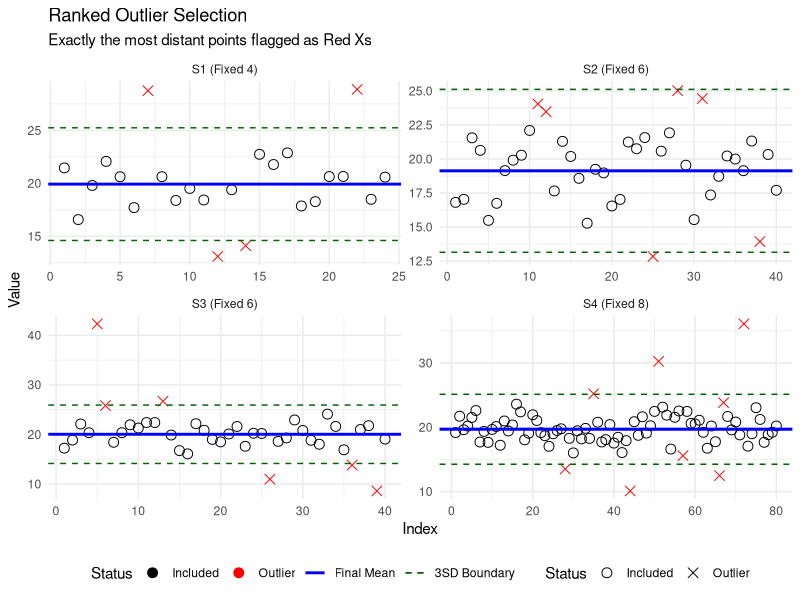
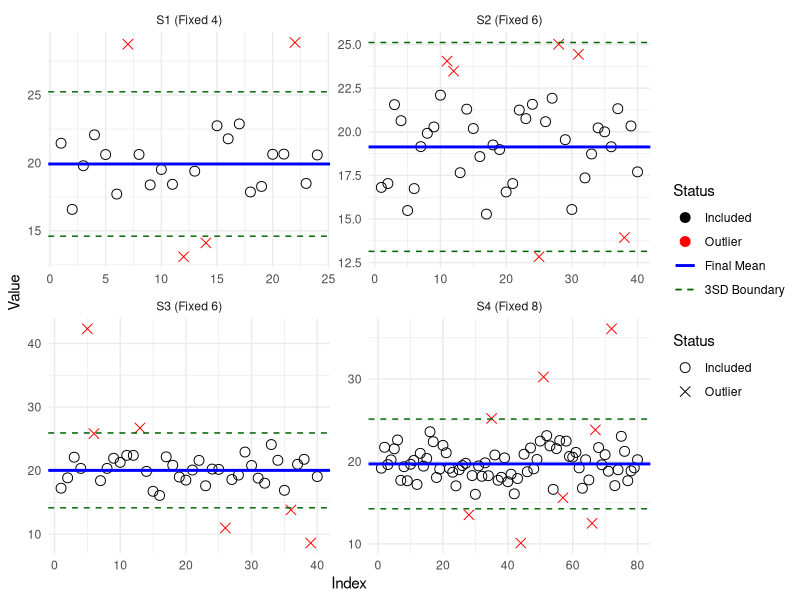

Recreate these plots in R, in order.
library(ggplot2)
library(dplyr)

# --- 1. DATA ENTRY ---
s1 <- c(21.45377027, 16.57696716, 19.79551511, 22.06938602, 20.61887273, 17.70585979, 28.74612535, 20.62571719, 18.38100261, 19.51710592, 18.42543439, 13.09077742, 19.39311815, 14.11143168, 22.74059708, 21.77679126, 22.87676059, 17.86225908, 18.27024017, 20.63841348, 20.65038108, 28.87418638, 18.49014336, 20.58774293)
s2 <- c(16.81163256, 17.03464778, 21.55400705, 20.63570284, 15.48824866, 16.74535453, 19.14873664, 19.91236283, 20.27609595, 22.09716152, 24.04866520, 23.47648987, 17.65393535, 21.29476177, 20.18621752, 18.57852985, 15.28095298, 19.24368589, 18.98005591, 16.54914442, 17.03023002, 21.24478785, 20.75253182, 21.57413335, 12.83909492, 20.57645618, 21.92165042, 25.01754495, 19.54609907, 15.54577549, 24.44110848, 17.35674882, 18.72774350, 20.22043770, 19.99554643, 19.13958752, 21.32141417, 13.93766467, 20.33269498, 17.70217542)
s3 <- c(17.22956040, 18.86286086, 22.10660916, 20.34317271, 42.31264902, 25.82057630, 18.41410500, 20.34649474, 21.94089558, 21.29394188, 22.39554295, 22.39805575, 26.69307004, 19.87572175, 16.73891421, 16.08649209, 22.16448119, 20.84136740, 18.98891486, 18.50224649, 20.09286905, 21.60340814, 17.61338842, 20.24100120, 20.19028432, 10.97335752, 18.59875957, 19.29275480, 22.92002637, 20.80147600, 18.81468756, 18.02019679, 24.10008547, 21.61994415, 16.89897105, 13.81548718, 20.99336878, 21.77275475, 8.604239269, 19.06038127)
s4 <- c(19.18042957, 21.71749159, 19.61666344, 20.18745098, 21.53050232, 22.60367901, 17.70727123, 19.35960763, 17.65533026, 19.66025139, 20.11814431, 17.21345483, 20.98031838, 19.42862772, 20.36132827, 23.59698890, 22.39250108, 18.05151908, 19.07515691, 21.94474962, 21.05117270, 19.17068217, 18.69252997, 17.03938965, 18.99127504, 19.49766143, 19.76623147, 13.52209911, 18.28579352, 16.01600564, 19.45806974, 18.20009987, 19.83141585, 18.26836958, 25.21039150, 20.78515056, 17.71514366, 18.07806687, 20.42799296, 17.54121270, 18.45097379, 16.07049517, 17.92631321, 10.10545318, 20.87275078, 18.75027245, 21.63503257, 19.10120528, 20.24056563, 22.46659423, 30.25166202, 23.13016797, 21.88475387, 16.61331268, 21.55655809, 22.53305695, 15.59695619, 22.46639549, 20.61231564, 20.51396194, 21.09527901, 19.21820254, 16.74839347, 20.20443547, 17.75537656, 12.49402231, 23.82436168, 21.68249133, 19.59085990, 20.81836417, 18.81271648, 36.08617414, 17.06610654, 18.99292203, 23.04653855, 21.22061044, 17.66255430, 18.85750736, 19.22753070, 20.20421543)

# --- 2. RANKED OUTLIER FUNCTION ---
run_ranked_outliers <- function(data_vec, label, count) {
  # Initial Mean and SD of the whole set
  full_mean <- mean(data_vec)
  
  # Calculate absolute distance from mean for every point
  dist_from_mean <- abs(data_vec - full_mean)
  
  # Determine the cutoff distance for the Nth furthest point
  cutoff <- sort(dist_from_mean, decreasing = TRUE)[count]
  
  results <- data.frame(
    Index = 1:length(data_vec),
    Value = data_vec,
    # Flag only the points that are at or beyond the Nth furthest distance
    Status = ifelse(dist_from_mean >= cutoff, "Outlier", "Included"),
    Sample = label
  )
  
  # Final statistics based on the "Included" points
  clean_data <- results$Value[results$Status == "Included"]
  results$FinalMean <- mean(clean_data)
  results$FinalSD <- sd(clean_data)
  results$Status <- factor(results$Status, levels = c("Included", "Outlier"))
  
  return(results)
}

# --- 3. APPLY EXACT COUNTS ---
final_df <- bind_rows(
  run_ranked_outliers(s1, "S1 (Fixed 4)", 4),
  run_ranked_outliers(s2, "S2 (Fixed 6)", 6),
  run_ranked_outliers(s3, "S3 (Fixed 6)", 6),
  run_ranked_outliers(s4, "S4 (Fixed 8)", 8)
)

# --- 4. PLOTTING ---
dev.new() 

print(
  ggplot(final_df, aes(x = Index, y = Value)) +
    geom_point(aes(color = Status, shape = Status), size = 3) +
    geom_hline(aes(yintercept = FinalMean, color = "Final Mean"), linewidth = 1) +
    geom_hline(aes(yintercept = FinalMean + (3 * FinalSD), color = "3SD Boundary"), linetype = "dashed") +
    geom_hline(aes(yintercept = FinalMean - (3 * FinalSD), color = "3SD Boundary"), linetype = "dashed") +
    facet_wrap(~Sample, scales = "free") +
    scale_color_manual(values = c(
      "Included" = "black",
      "Outlier" = "red",
      "Final Mean" = "blue",
      "3SD Boundary" = "darkgreen"
    )) + 
    scale_shape_manual(values = c("Included" = 1, "Outlier" = 4)) +
    labs(
      title = "Ranked Outlier Selection",
      subtitle = "Exactly the most distant points flagged as Red Xs"
    ) +
    theme_minimal() +
    theme(legend.position = "bottom")
)

p <- ggplot(final_df, aes(x = Index, y = Value)) +
  geom_point(aes(color = Status, shape = Status), size = 3) +
  geom_hline(aes(yintercept = FinalMean, color = "Final Mean"), linewidth = 1) +
  geom_hline(aes(yintercept = FinalMean + (3 * FinalSD), color = "3SD Boundary"), linetype = "dashed") +
  geom_hline(aes(yintercept = FinalMean - (3 * FinalSD), color = "3SD Boundary"), linetype = "dashed") +
  facet_wrap(~Sample, scales = "free") +
  scale_color_manual(values = c(
    "Included" = "black",
    "Outlier" = "red",
    "Final Mean" = "blue",
    "3SD Boundary" = "darkgreen"
  )) + 
  scale_shape_manual(values = c("Included" = 1, "Outlier" = 4)) +
  theme_minimal()

ggsave("ranked_outliers.png", p, width = 10, height = 6, dpi = 300)



# Verification in console
table(final_df$Sample, final_df$Status)

